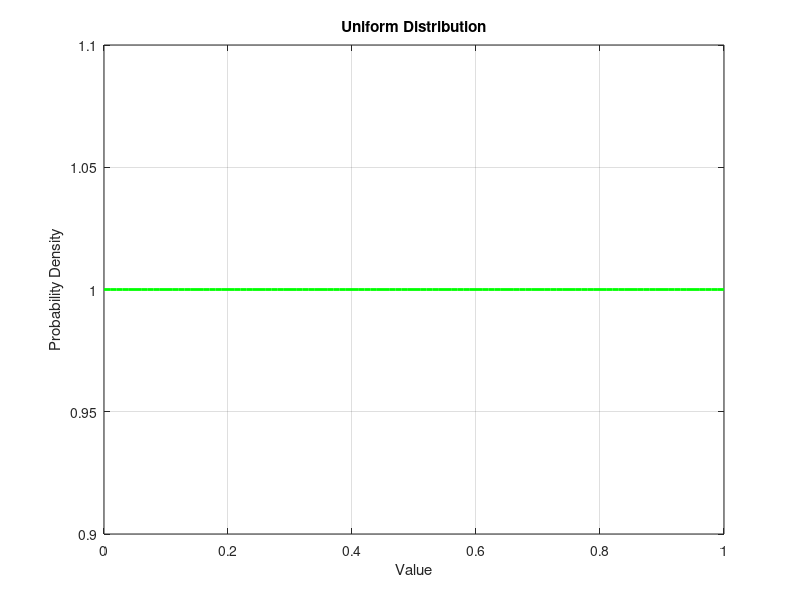

Write MATLAB code to recreate this figure.
%Uniform Distribution
%parameters

a= 0; %Lower bound
b=1; %Upper bound

%Generate uniform distribution
x= a:0.01:b;
y=unifpdf(x,a,b);

%plot
figure;
plot(x,y,'green','LineWidth',2);
title('Uniform Distribution');
xlabel('Value');
ylabel('Probability Density');
grid on;